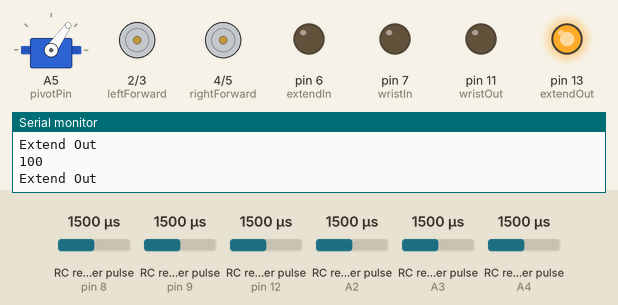
Bench run of a sketch on a simulated Arduino Uno, built with avr-gcc and run on an emulated ATmega328P. On the bench: servo, motor-driver pin pairs drawn as motors (green arrow = first pin HIGH = forward, orange = second pin HIGH = backward, longer = more drive), output pins drawn as LEDs (lit = HIGH), the last lines printed to the serial monitor. Wiring (inferred from the names in the program): 6 × RC receiver channel: data pin 8 / data pin 9 / data pin 12 / data A2 / data A3 / data A4. The inputs (shaded band) are chosen by the test bench; at power-on: RC receiver pulse (sensors on A4, A2, pin 8, pin 9, pin 12, A3) 1500 µs.

Above: at 1.2 s.
1.3 s: RC receiver pulse (sensor on A4) set to 1698 µs
2.8 s: RC receiver pulse (sensor on A4) set to 1720 µs
At 3.3 s:
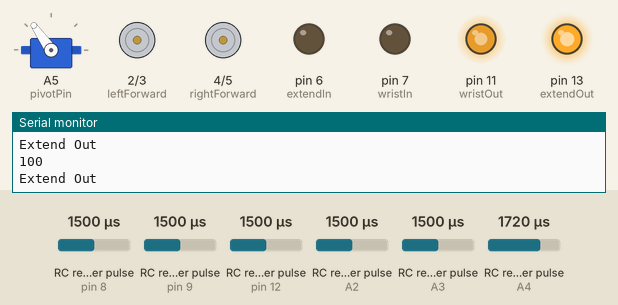
5.8 s: RC receiver pulse (sensor on A2) set to 1121 µs
7.3 s: RC receiver pulse (sensor on A2) set to 1091 µs
At 8.5 s:
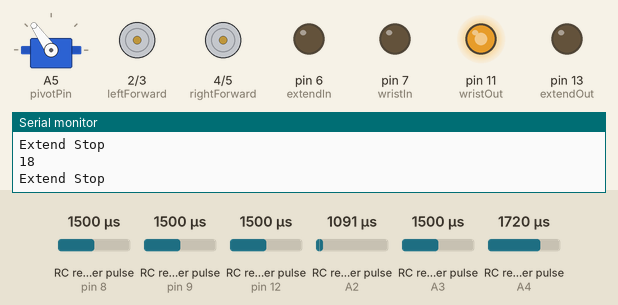
8.8 s: RC receiver pulse (sensor on pin 8) set to 1440 µs
10.3 s: RC receiver pulse (sensor on pin 8) set to 1417 µs
At 10.8 s:
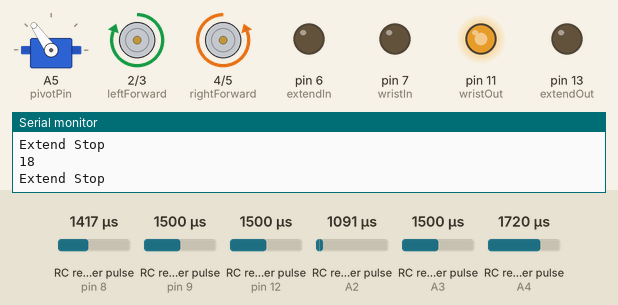
Timing chart, 0 to 12.8 s (numbered marks = the images above; inputs shaded):
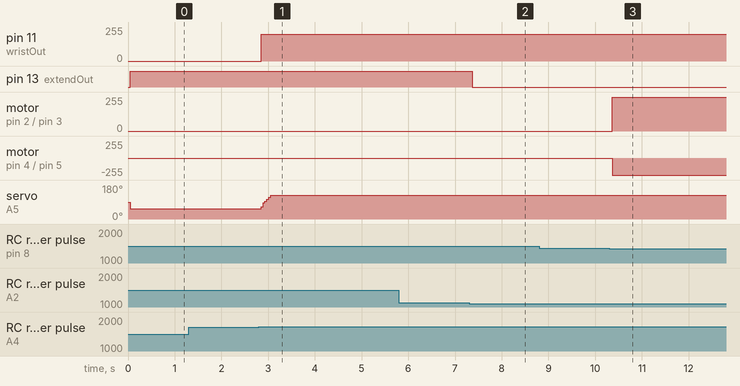

Measured:
- the behaviour switches between 1708 and 1709 µs on RC receiver pulse (sensor on A4) (found by bisection; images 0 and 1)
- the behaviour switches between 1104 and 1103 µs on RC receiver pulse (sensor on A2) (found by bisection; images 1 and 2)
- the behaviour switches between 1431 and 1430 µs on RC receiver pulse (sensor on pin 8) (found by bisection; images 2 and 3)
- after the input at 2.8 s, pin 11 (wristOut): 0/255 → 200/255 after 0.06 s; servo on A5 (pivotPin): 55° → 125° after 0.05 s
- after the input at 7.3 s, pin 13 (extendOut): HIGH → LOW after 0.07 s
- after the input at 10.3 s, motor on pin 2 (leftForward) / pin 3 (leftBack): stopped → forward 255/255 after 0.07 s; motor on pin 4 (rightForward) / pin 5 (rightBack): stopped → backward 255/255 after 0.07 s

The sketch:

2024FTCRobot.ino
```cpp
#define CH1 8
#define CH2 9
#define CH4 12
#define CH7 A4
#define CH8 A3
#define CH9 A2
#include <Servo.h>

Servo pivot;

int pivotPin = A5;


int ch1Value;
int ch2Value;
int ch4Value;
int ch7Value;
int ch8Value;
int ch9Value;

int leftForward = 2;
int leftBack = 3;
int rightForward = 4;
int rightBack = 5;
int wristIn = 7;
int wristOut = 11;
int extendOut = 13;
int extendIn = 6;


int desiredAngle = 45; // Set the desired angle
int currentAngle = 45; // Initialize current angle
int step = 10; // Set the step size for movement

int readChannel(int channelInput, int minLimit, int maxLimit, int defaultValue){
  int ch = pulseIn(channelInput, HIGH, 30000);
  if (ch < 100) return defaultValue;
  return map(ch, 1000, 2000, minLimit, maxLimit);
}

// Read the switch channel and return a boolean value
int readSwitchTriple(byte channelInput, int defaultValue){
  int ch = readChannel(channelInput, 0, 100, defaultValue);

  if (ch < 30) {
    return 0;
  } else if (ch > 70) {
    return 2;
  } else {
    return 1;
  }
}

bool readSwitch(byte channelInput, bool defaultValue){
  int intDefaultValue = (defaultValue)? 100: 0;
  int ch = readChannel(channelInput, 0, 100, intDefaultValue);
  return (ch > 50);
}

void driveForward() {
  analogWrite(leftForward, 255);
  analogWrite(rightForward, 255);
  analogWrite(leftBack, 0);
  analogWrite(rightBack, 0);
}

void driveBack() {
  analogWrite(leftForward, 0);
  analogWrite(rightForward, 0);
  analogWrite(leftBack, 255);
  analogWrite(rightBack, 255);
}

void turnLeft() {
  analogWrite(leftForward, 0);
  analogWrite(rightForward, 255);
  analogWrite(leftBack, 255);
  analogWrite(rightBack, 0);
}

void turnRight() {
  analogWrite(leftForward, 255);
  analogWrite(rightForward, 0);
  analogWrite(leftBack, 0);
  analogWrite(rightBack, 255);
}

void stop() {
  analogWrite(leftForward, 0);
  analogWrite(rightForward, 0);
  analogWrite(leftBack, 0);
  analogWrite(rightBack, 0);
}

void moveWristIn() {
  analogWrite(wristIn, 200);
  analogWrite(wristOut, 0);
}

void moveWristOut() {
  analogWrite(wristIn, 0);
  analogWrite(wristOut, 200);
}

void wristStop() {
  analogWrite(wristIn, 0);
  analogWrite(wristOut, 0);
}

void moveExtendIn() {
  analogWrite(extendIn, 255);
  analogWrite(extendOut, 0);
  Serial.println("Extend In");
}

void moveExtendOut() {
  analogWrite(extendIn, 0);
  analogWrite(extendOut, 255);
  Serial.println("Extend Out");
}

void extendStop() {
  analogWrite(extendIn, 0);
  analogWrite(extendOut, 0);
  Serial.println("Extend Stop");
}

void setup() {
  // put your setup code here, to run once:
  Serial.begin(115200);

  pinMode(CH1, INPUT);
  pinMode(CH2, INPUT);
  pinMode(CH7, INPUT);
  pinMode(CH8, INPUT);
  pinMode(CH4, INPUT);
  pinMode(CH9, INPUT);

  pivot.attach(pivotPin);

  pinMode(leftForward, OUTPUT);
  pinMode(rightForward, OUTPUT);
  pinMode(leftBack, OUTPUT);
  pinMode(rightBack, OUTPUT);
  pinMode(extendIn, OUTPUT);
  pinMode(extendOut, OUTPUT);
}

void loop() {
  // put your main code here, to run repeatedly:
  ch1Value = readChannel(CH1, -255, 255, 0);
  ch2Value = readChannel(CH2, -255, 255, 0);
  ch4Value = readChannel(CH4, -255, 255, 0);
  ch9Value = readChannel(CH9, 0, 200, 100);
  ch7Value = readSwitchTriple(CH7, 1);
  ch8Value = readSwitch(CH8, false);

  Serial.println(ch9Value);

  if (ch1Value < -35) {
    turnRight();
  } else if (ch1Value > 35) {
    turnLeft();
  } else if (ch2Value > 35) {
    driveBack();
  } else if (ch2Value < -35) {
    driveForward();
  } else {
    stop();
  }

  /*if (ch8Value == 0) {
    moveExtendIn();
  } else {
    moveExtendOut();
  }*/

  if (ch9Value > 120) {
    moveExtendIn();
  } else if (ch9Value > 20 && ch9Value < 120) {
    moveExtendOut();
  } else {
    extendStop();
  }


  if (ch7Value == 0) {
    desiredAngle = 45;
    if (currentAngle != desiredAngle) {
      if (currentAngle < desiredAngle) {
        currentAngle += step; // Increment angle
      } else if (currentAngle > desiredAngle){
        currentAngle -= step; // Decrement angle
      }
      pivot.write(currentAngle); // Set the servo position
      delay(7); // Adjust delay to change speed (smaller values make it faster)
    }
  } else if (ch7Value == 2) {
    desiredAngle = 125;
    if (currentAngle != desiredAngle) {
      if (currentAngle < desiredAngle) {
        currentAngle += step; // Increment angle
      } else {
        currentAngle -= step; // Decrement angle
      }
      pivot.write(currentAngle); // Set the servo position
      delay(7); // Adjust delay to change speed (smaller values make it faster)
    }
    moveWristOut();
  } else {
    desiredAngle = 55;
    if (currentAngle != desiredAngle) {
      if (currentAngle < desiredAngle) {
        currentAngle += step; // Increment angle
      } else {
        currentAngle -= step; // Decrement angle
      }
      pivot.write(currentAngle); // Set the servo position
      (7); // Adjust delay to change speed (smaller values make it faster)
    }
  }

  if (ch7Value != 2) {
     if (ch4Value <= -100) {
        moveWristIn();
      } else if (ch4Value >= 100) {
        moveWristOut();
      } else {
        wristStop();
      }
  }


}
```
